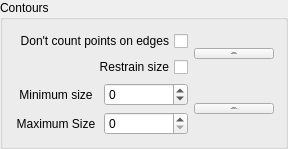
    <widget class="QGroupBox" name="contours_groupbox">
     <property name="minimumSize">
      <size>
       <width>0</width>
       <height>132</height>
      </size>
     </property>
     <property name="title">
      <string>Contours</string>
     </property>
     <layout class="QGridLayout" name="gridLayout">
      <item row="0" column="0" colspan="2">
       <layout class="QVBoxLayout" name="verticalLayout_6">
        <property name="sizeConstraint">
         <enum>QLayout::SetNoConstraint</enum>
        </property>
        <item>
         <widget class="QCheckBox" name="edge_count_box">
          <property name="layoutDirection">
           <enum>Qt::RightToLeft</enum>
          </property>
          <property name="styleSheet">
           <string notr="true"/>
          </property>
          <property name="text">
           <string>Don't count points on edges</string>
          </property>
         </widget>
        </item>
        <item>
         <widget class="QCheckBox" name="strain_size_box">
          <property name="layoutDirection">
           <enum>Qt::RightToLeft</enum>
          </property>
          <property name="text">
           <string>Restrain size</string>
          </property>
          <property name="checked">
           <bool>false</bool>
          </property>
         </widget>
        </item>
       </layout>
      </item>
      <item row="0" column="2">
       <widget class="QPushButton" name="hightlight_manimum">
        <property name="font">
         <font>
          <pointsize>-1</pointsize>
         </font>
        </property>
        <property name="text">
         <string>Highlight
 Minimum Size</string>
        </property>
       </widget>
      </item>
      <item row="1" column="0">
       <widget class="QLabel" name="minimum_size_label">
        <property name="text">
         <string>Minimum size</string>
        </property>
        <property name="alignment">
         <set>Qt::AlignCenter</set>
        </property>
       </widget>
      </item>
      <item row="1" column="1" rowspan="2">
       <layout class="QVBoxLayout" name="verticalLayout_5">
        <item>
         <widget class="QSpinBox" name="minimum_size_nmbr">
          <property name="minimum">
           <number>-50</number>
          </property>
          <property name="maximum">
           <number>50</number>
          </property>
         </widget>
        </item>
        <item>
         <widget class="QSpinBox" name="maximum_size_nmbr"/>
        </item>
       </layout>
      </item>
      <item row="1" column="2" rowspan="2">
       <widget class="QPushButton" name="hightlight_maximum">
        <property name="font">
         <font>
          <pointsize>-1</pointsize>
         </font>
        </property>
        <property name="text">
         <string>Highlight
 Maximum Size</string>
        </property>
       </widget>
      </item>
      <item row="2" column="0">
       <widget class="QLabel" name="maximum_size_label">
        <property name="text">
         <string>Maximum Size</string>
        </property>
        <property name="alignment">
         <set>Qt::AlignCenter</set>
        </property>
       </widget>
      </item>
     </layout>
    </widget>
